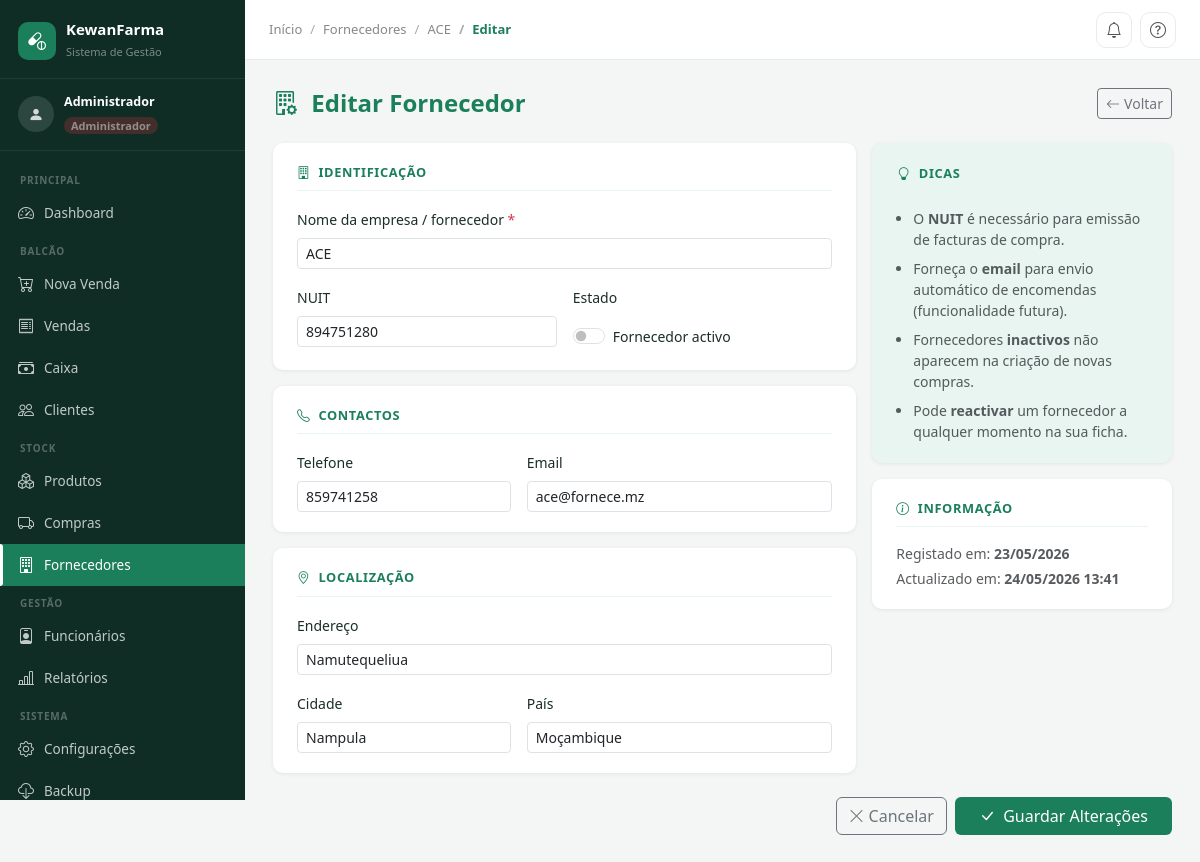
Screenshot of /fornecedores/1/editar (signed in) with the database file from the repository.
### tables this page shows
CREATE TABLE `fornecedores` (
  `id` int(10) unsigned NOT NULL AUTO_INCREMENT,
  `nome` varchar(150) NOT NULL,
  `nuit` varchar(20) DEFAULT NULL,
  `telefone` varchar(20) DEFAULT NULL,
  `email` varchar(180) DEFAULT NULL,
  `endereco` varchar(255) DEFAULT NULL,
  `cidade` varchar(80) DEFAULT NULL,
  `pais` varchar(80) NOT NULL DEFAULT 'Moçambique',
  `ativo` tinyint(1) NOT NULL DEFAULT 1,
  `criado_em` timestamp NOT NULL DEFAULT current_timestamp(),
  `actualizado_em` timestamp NOT NULL DEFAULT current_timestamp() ON UPDATE current_timestamp(),
  PRIMARY KEY (`id`),
  UNIQUE KEY `uq_fornecedores_nuit` (`nuit`),
  KEY `idx_fornecedores_ativo` (`ativo`)
);

### app/Controllers/FornecedorController.php (called while the page is built, shortened)
<?php
class FornecedorController
{
    private Fornecedor $model;
    public function __construct()
    {
        $this->model = new Fornecedor();
    }
    public function edit(string $id): void
    {
        $fornecedor = $this->model->findById((int)$id);
        View::render('fornecedores.form', [
            'titulo'     => 'Editar — ' . $fornecedor['nome'],
            'activePage' => 'fornecedores',
            'breadcrumb' => ['Fornecedores' => '/fornecedores', $fornecedor['nome'] => '/fornecedores/'.$id, 'Editar' => null],
            'fornecedor' => $fornecedor,
            'erros'      => [],
            'modo'       => 'editar',
        ]);
    }
}

### core/App.php (called while the page is built, shortened)
<?php
class App {
    public static function run(): void {
        $router = new Router();
        $url    = $_GET['url'] ?? '/';
        $method = $_SERVER['REQUEST_METHOD'];
        $router->dispatch('/' . trim($url, '/'), $method);
    }
}

### public/index.php (called while the page is built, shortened)
<?php
\Core\App::run();

### core/Database.php (called while the page is built, shortened)
<?php
class Database {
    private static ?PDO $instance = null;
    public static function getInstance(): PDO {
        if (self::$instance === null) {
            $dsn = sprintf(
                'mysql:host=%s;port=%s;dbname=%s;charset=utf8mb4',
                $_ENV['DB_HOST'], $_ENV['DB_PORT'], $_ENV['DB_NAME']
            );
            try {
                self::$instance = new PDO($dsn, $_ENV['DB_USER'], $_ENV['DB_PASS'], [
                    PDO::ATTR_ERRMODE            => PDO::ERRMODE_EXCEPTION,
                    PDO::ATTR_DEFAULT_FETCH_MODE => PDO::FETCH_ASSOC,
                    PDO::ATTR_EMULATE_PREPARES   => false,
                ]);
            } catch (PDOException $e) {
                error_log('DB Error: ' . $e->getMessage());
                die(json_encode(['erro' => 'Falha na ligação ao banco de dados.']));
            }
        }
        return self::$instance;
    }
}

### core/BaseModel.php (called while the page is built, shortened)
<?php
abstract class BaseModel {
    protected PDO $db;
    protected string $table = '';
    protected string $primaryKey = 'id';
    public function __construct() {
        $this->db = Database::getInstance();
    }
    public function findById(int $id): ?array {
        $stmt = $this->db->prepare("SELECT * FROM {$this->table} WHERE {$this->primaryKey} = :id LIMIT 1");
        $stmt->execute(['id' => $id]);
        return $stmt->fetch() ?: null;
    }
}

### app/Views/fornecedores/form.php (the view, shortened to what this page needs)
<?php
$APP = $_ENV['APP_URL'] ?? '';
$f   = $fornecedor ?? [];
$e   = $erros      ?? [];
function oldF(array $f, string $k, $d = ''): string { return htmlspecialchars((string)($f[$k] ?? $d)); }
?>
<div class="d-flex align-items-center justify-content-between mb-4 flex-wrap gap-2">
  <h1 class="h4 fw-bold mb-0" style="color:var(--kf-primary)">
    <i class="bi bi-building-<?= $modo === 'criar' ? 'add' : 'gear' ?> me-2"></i>
    <?= $modo === 'criar' ? 'Novo Fornecedor' : 'Editar Fornecedor' ?>
  </h1>
  <a href="<?= $APP ?>/fornecedores" class="btn btn-sm btn-outline-secondary">
    <i class="bi bi-arrow-left me-1"></i>Voltar
  </a>
</div>
<form method="POST"
      action="<?= $APP ?>/fornecedores/<?= $modo === 'editar' ? ($f['id'].'/editar') : 'novo' ?>"
      novalidate>
  <div class="row g-0">
    <div class="col-12 col-lg-8 pe-lg-3">
      <div class="form-section">
        <div class="form-section-title"><i class="bi bi-building"></i>Identificação</div>
        <div class="row g-3">
          <div class="col-12">
            <label class="form-label small required">Nome da empresa / fornecedor</label>
            <input type="text" name="nome"
                   class="form-control form-control-sm <?= isset($e['nome']) ? 'is-invalid':'' ?>"
                   value="<?= oldF($f,'nome') ?>" required autofocus
                   placeholder="Ex: Farmácia Central Distribuidora, Lda">
          </div>
          <div class="col-sm-6">
            <label class="form-label small">NUIT</label>
            <input type="text" name="nuit"
                   class="form-control form-control-sm <?= isset($e['nuit']) ? 'is-invalid':'' ?>"
                   value="<?= oldF($f,'nuit') ?>" placeholder="9 dígitos">
          </div>
          <div class="col-sm-6">
            <label class="form-label small">Estado</label>
            <div class="form-check form-switch mt-2">
              <input class="form-check-input" type="checkbox" name="ativo" id="ativo"
                     <?= ($f['ativo'] ?? 1) ? 'checked':'' ?>>
              <label class="form-check-label small" for="ativo">Fornecedor activo</label>
            </div>
          </div>
        </div>
      </div>
      <div class="form-section">
        <div class="form-section-title"><i class="bi bi-telephone"></i>Contactos</div>
        <div class="row g-3">
          <div class="col-sm-5">
            <label class="form-label small">Telefone</label>
            <input type="tel" name="telefone" class="form-control form-control-sm"
                   value="<?= oldF($f,'telefone') ?>" placeholder="ex: 84 xxx xxxx">
          </div>
          <div class="col-sm-7">
            <label class="form-label small">Email</label>
            <input type="email" name="email"
                   class="form-control form-control-sm <?= isset($e['email']) ? 'is-invalid':'' ?>"
                   value="<?= oldF($f,'email') ?>" placeholder="email@empresa.co.mz">
          </div>
        </div>
      </div>
      <div class="form-section">
        <div class="form-section-title"><i class="bi bi-geo-alt"></i>Localização</div>
        <div class="row g-3">
          <div class="col-12">
            <label class="form-label small">Endereço</label>
            <input type="text" name="endereco" class="form-control form-control-sm"
                   value="<?= oldF($f,'endereco') ?>" placeholder="Rua, nº, bairro">
          </div>
          <div class="col-sm-5">
            <label class="form-label small">Cidade</label>
            <input type="text" name="cidade" class="form-control form-control-sm"
                   value="<?= oldF($f,'cidade') ?>" placeholder="ex: Maputo">
          </div>
          <div class="col-sm-7">
            <label class="form-label small">País</label>
            <input type="text" name="pais" class="form-control form-control-sm"
                   value="<?= oldF($f,'pais','Moçambique') ?>">
          </div>
        </div>
      </div>
    </div>
    <div class="col-12 col-lg-4">
      <div class="form-section" style="background:var(--kf-primary-light);border:1px solid var(--kf-primary-light)">
        <div class="form-section-title"><i class="bi bi-lightbulb"></i>Dicas</div>
        <ul class="small text-muted ps-3 mb-0">
          <li class="mb-2">O <strong>NUIT</strong> é necessário para emissão de facturas de compra.</li>
          <li class="mb-2">Forneça o <strong>email</strong> para envio automático de encomendas (funcionalidade futura).</li>
          <li class="mb-2">Fornecedores <strong>inactivos</strong> não aparecem na criação de novas compras.</li>
          <li>Pode <strong>reactivar</strong> um fornecedor a qualquer momento na sua ficha.</li>
        </ul>
      </div>
      <?php if ($modo === 'editar'): ?>
      <div class="form-section mt-3">
        <div class="form-section-title"><i class="bi bi-info-circle"></i>Informação</div>
        <div class="small text-muted">
          <div class="mb-1">Registado em: <strong><?= date('d/m/Y', strtotime($f['criado_em'])) ?></strong></div>
          <?php if ($f['actualizado_em'] !== $f['criado_em']): ?>
          <div>Actualizado em: <strong><?= date('d/m/Y H:i', strtotime($f['actualizado_em'])) ?></strong></div>
          <?php endif; ?>
        </div>
      </div>
      <?php endif; ?>
    </div>
  </div>
  <div class="d-flex gap-2 justify-content-end mt-2 mb-4">
    <a href="<?= $APP ?>/fornecedores" class="btn btn-outline-secondary">
      <i class="bi bi-x-lg me-1"></i>Cancelar
    </a>
    <button type="submit" class="btn px-4" style="background:var(--kf-primary);color:#fff;border:none">
      <i class="bi bi-check-lg me-1"></i>
      <?= $modo === 'criar' ? 'Registar Fornecedor' : 'Guardar Alterações' ?>
    </button>
  </div>
</form>

### core/Router.php (shortened to what this page needs)
<?php
class Router {
    private array $routes = [];
    public function get(string $path, array $action): void {
        $this->routes['GET'][$path] = $action;
    }
    public function post(string $path, array $action): void {
        $this->routes['POST'][$path] = $action;
    }
    public function dispatch(string $url, string $method): void {
        $url    = rtrim($url, '/') ?: '/';
        $method = strtoupper($method);
        foreach ($this->routes[$method] ?? [] as $pattern => $action) {
            $regex = preg_replace('/\{(\w+)\}/', '(?P<$1>[^/]+)', $pattern);
            if (preg_match('#^' . $regex . '$#', $url, $matches)) {
                $params = array_filter($matches, 'is_string', ARRAY_FILTER_USE_KEY);
                [$controllerName, $methodName] = $action;
                (new $class)->{$methodName}(...array_values($params));
                return;
            }
        }
    }
}

### app/Views/layouts/base.php (style rules this page uses)
:root { --kf-primary: #1a7f5a; --kf-primary-dark: #0d5c41; --kf-primary-light: #e8f5f0; --kf-sidebar-bg: #0f2d24; --kf-sidebar-hover: #1a4a35; --kf-sidebar-active:#1a7f5a; --kf-sidebar-text: rgba(255,255,255,.75); --kf-sidebar-width: 245px; --kf-header-h: 60px; }
*, *::before, *::after { box-sizing: border-box; margin: 0; padding: 0; }
body { font-family: 'Segoe UI', system-ui, sans-serif; background: #f4f6f5; color: #1a2e27; min-height: 100vh; }

### app/Views/fornecedores/form.php (style rules this page uses)
.form-section { background:#fff; border-radius:10px; padding:1.25rem 1.5rem; margin-bottom:1rem; box-shadow:0 1px 4px rgba(0,0,0,.07); }
.form-section-title { font-weight:600; font-size:.8rem; text-transform:uppercase; letter-spacing:.05em; color:var(--kf-primary); border-bottom:1px solid var(--kf-primary-light); padding-bottom:.5rem; margin-bottom:1rem; display:flex; align-items:center; gap:.5rem; }
.required::after { content:" *"; color:#dc3545; }

### rows the page displays
fornecedores: nome "ACE", nuit "894751280", telefone "859741258", email "ace@fornece.mz", endereco "Namutequeliua", cidade "Nampula", pais "Moçambique", criado_em "23/05/2026", actualizado_em "24/05/2026 13:41"

### other values shown
$label "Fornecedores"
$label "ACE"
$label "Editar"
